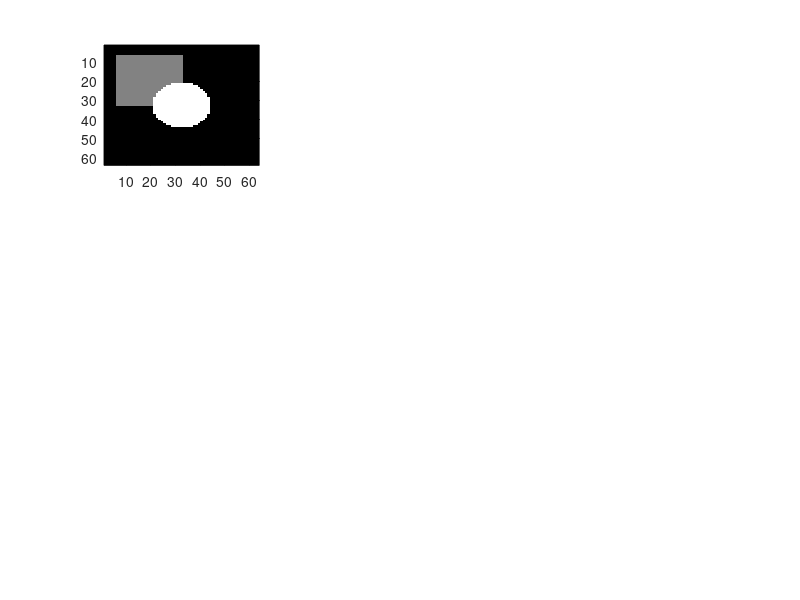

Source code (MATLAB): (Note: this script raises an error after producing the figure.)
% Generate and plot image
img = zeros(64,64);
img(6:32,6:32) = 0.5;
[x,y] = meshgrid(1:64,1:64);
z = ((x-32).^2+(y-32).^2) < 12^2; % Circle of radius 12 around (32,32);
img(z) = 1;

figure(1); subplot(3,3,1);
pcolor(img), shading flat, colormap gray; set(gca,'YDir','reverse');

% Create finite difference operator
d1 = [0,1,-1];
d2 = [1,-2,1];

d = d2;
M = spdiags(repmat(d,64,1),-1:1,64,64);
M(1,end) = d(1);
M(end,1) = d(3);

M = opMatrix(M);

figure(1); subplot(3,3,2);
pcolor(M*img), shading flat, colormap gray; set(gca,'YDir','reverse');

figure(1); subplot(3,3,3);
pcolor(img*M'), shading flat, colormap gray; set(gca,'YDir','reverse');

figure(1); subplot(3,3,4);
pcolor(M*img + img*M'), shading flat, colormap gray; set(gca,'YDir','reverse');

figure(1); subplot(3,3,5);
M2 = opKron(opEye(64),M) + opKron(M,opEye(64));
pcolor(reshape(M2*img(:),64,64)), shading flat, colormap gray; set(gca,'YDir','reverse');

figure(1); subplot(3,3,6);
randn('state',0);
imgNoisy = img + 0.3*randn(64,64);
pcolor(imgNoisy), shading flat, colormap gray; set(gca,'YDir','reverse');

b = [imgNoisy(:);zeros(64*64,1)];


figure(1); subplot(3,3,7);
delta = .1; A = [opEye(64*64); delta * M2];
x = A \ b;
pcolor(reshape(x(1:64^2),64,64)), shading flat, colormap gray; set(gca,'YDir','reverse');

figure(1); subplot(3,3,8);
delta = 1; A = [opEye(64*64); delta * M2];
x = A \ b;
pcolor(reshape(x(1:64^2),64,64)), shading flat, colormap gray; set(gca,'YDir','reverse');

figure(1); subplot(3,3,9);
delta = 5; A = [opEye(64*64); delta * M2];
x = A \ b;
pcolor(reshape(x(1:64^2),64,64)), shading flat, colormap gray; set(gca,'YDir','reverse');

